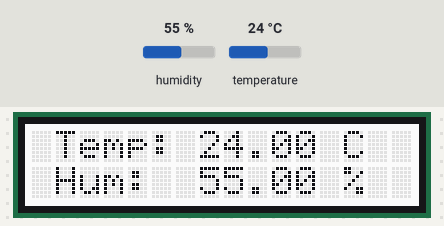
Recording of a sketch running on a simulated Arduino Uno, built with avr-gcc and run on an emulated ATmega328P. Shown: 16×2 character LCD. Inputs (shaded band) come from the test bench; at power-on: humidity 55 %, temperature 24 °C.

Above: at 2.2 s.
2.3 s: humidity set to 22 %
At 12.6 s:
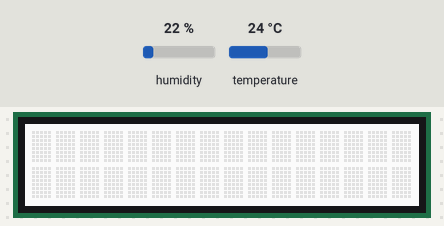
13.7 s: temperature set to 12 °C
At 18.8 s:
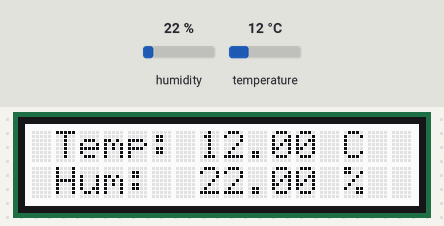
24.7 s: humidity set to 40 %
At 30.0 s:
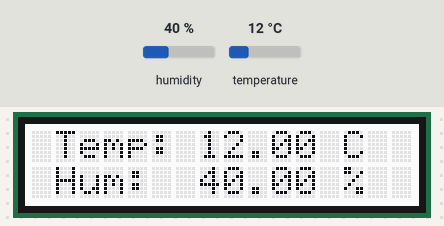
35.8 s: temperature set to 19 °C
At 41.1 s:
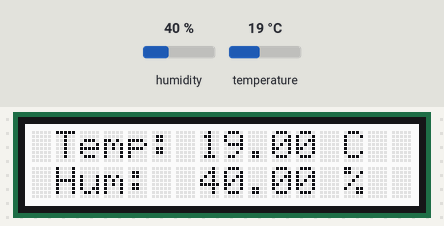
Timing chart, 0 to 42.6 s (numbered marks = the images above; inputs shaded):
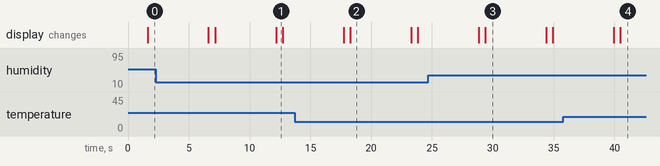

The sketch:

Sketch5_1.ino
```cpp
// Sketch5_1.ino
// LCDモジュールの準備
#include "rgb_lcd.h"
rgb_lcd lcd;

// 温湿度センサーの準備
#include "DHT.h"
// DHT dht(DHT20); // DHT20(黒い温湿度センサー)用
DHT dht(3, DHT11);  // DHT11(青い温湿度センサー)用

void setup() {
  // LCDモジュールの初期化
  lcd.begin(16, 2);
  // lcd.setRGB(255, 255, 255);
  delay(1000);
}

void loop() {
  // 温湿度データを取得
  delay(500);
  float temp = dht.readTemperature();
  float hum = dht.readHumidity();

  // 表示をクリアしてON
  lcd.clear();
  lcd.display();

  // 温度を表示
  lcd.setCursor(1, 0);
  lcd.print("Temp: ");
  lcd.print(temp);
  lcd.print(" C");

  // 湿度を表示
  lcd.setCursor(1, 1);
  lcd.print("Hum:  ");
  lcd.print(hum);
  lcd.print(" %");

  // 5秒後に表示をOFF
  delay(5000);
  lcd.noDisplay();
}
```

Measured:
- after the input at 2.3 s, the display: first differs from a run without the input after 4.9 s (image 1 shows a later state)
- after the input at 13.7 s, the display: first differs from a run without the input after 4.6 s (image 2)
- after the input at 24.7 s, the display: first differs from a run without the input after 4.7 s (image 3)
- after the input at 35.8 s, the display: first differs from a run without the input after 4.7 s (image 4)
- what the display in image 1 shows lasts 0.5 s, from 12.2 s to 12.7 s
- what the display in image 2 shows lasts 5.0 s, from 18.3 s to 23.3 s
